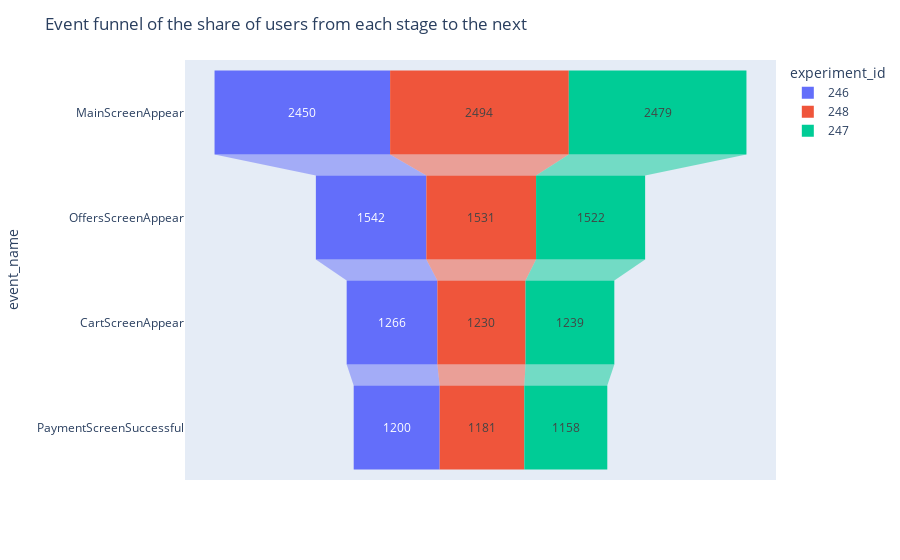

Write notebook code for a chart like this one.
### Code cell
fig=px.funnel(funnel_by_groups[funnel_by_groups['event_name']!='Tutorial'],x='user_id',y='event_name', color='experiment_id')
fig.update_layout(title="Event funnel of the share of users from each stage to the next")
fig.show()

### Figure 1 — Plotly figure (JSON) as saved in the notebook; plotly's stock layout.template omitted (floating-point values rounded to 4 significant figures)
{"data": [{"hovertemplate": "experiment_id=246<br>user_id=%{x}<br>event_name=%{y}<extra></extra>", "legendgroup": "246", "marker": {"color": "#636efa"}, "name": "246", "orientation": "h", "showlegend": true, "type": "funnel", "x": [2450, 1542, 1266, 1200], "xaxis": "x", "y": ["MainScreenAppear", "OffersScreenAppear", "CartScreenAppear", "PaymentScreenSuccessful"], "yaxis": "y"}, {"hovertemplate": "experiment_id=248<br>user_id=%{x}<br>event_name=%{y}<extra></extra>", "legendgroup": "248", "marker": {"color": "#EF553B"}, "name": "248", "orientation": "h", "showlegend": true, "type": "funnel", "x": [2494, 1531, 1230, 1181], "xaxis": "x", "y": ["MainScreenAppear", "OffersScreenAppear", "CartScreenAppear", "PaymentScreenSuccessful"], "yaxis": "y"}, {"hovertemplate": "experiment_id=247<br>user_id=%{x}<br>event_name=%{y}<extra></extra>", "legendgroup": "247", "marker": {"color": "#00cc96"}, "name": "247", "orientation": "h", "showlegend": true, "type": "funnel", "x": [2479, 1522, 1239, 1158], "xaxis": "x", "y": ["MainScreenAppear", "OffersScreenAppear", "CartScreenAppear", "PaymentScreenSuccessful"], "yaxis": "y"}], "layout": {"legend": {"title": {"text": "experiment_id"}, "tracegroupgap": 0}, "margin": {"t": 60}, "title": {"text": "Event funnel of the share of users from each stage to the next"}, "xaxis": {"anchor": "y", "domain": [0, 1], "title": {"text": "user_id"}}, "yaxis": {"anchor": "x", "domain": [0, 1], "title": {"text": "event_name"}}}}
